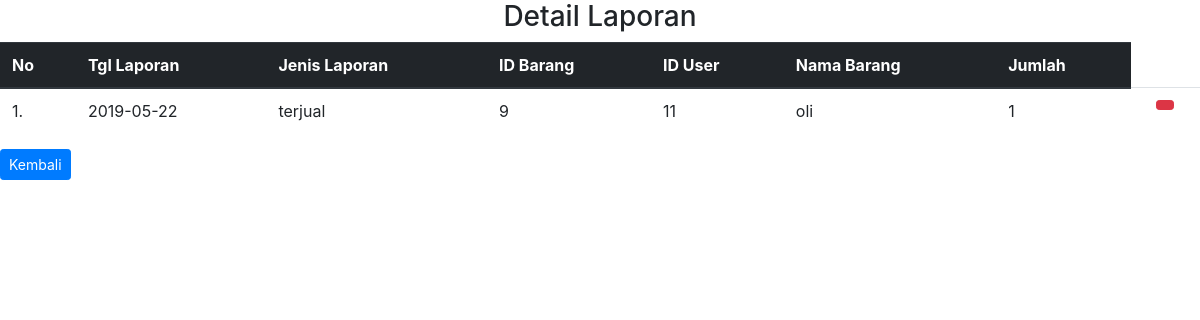
Page /sukucadangmotor/laporan_detail.php?halaman=laporan_detail&id=9 on the committed database.
### tables this page shows
CREATE TABLE `laporan` (
  `tgl_laporan` date NOT NULL,
  `jenis_laporan` varchar(20) NOT NULL,
  `id_barang` int(10) NOT NULL,
  `id_user` varchar(10) NOT NULL,
  `nama_barang` varchar(20) NOT NULL,
  `jumlah` int(20) NOT NULL
);

### sukucadangmotor/laporan_detail.php (the view, shortened to what this page needs)
<?php
include("connection.php");
?>
<link rel="stylesheet" type="text/css" href="css/bootstrap.css">
<h3 align="center">Detail Laporan</h3>
<div class="table-responsive">
<table class="table">
    <thead class="thead-dark">
    <tr>
        <th scope="col">No</th>
        <th scope="col">Tgl Laporan</th>
        <th scope="col">Jenis Laporan</th>
        <th scope="col">ID Barang</th>
        <th scope="col">ID User</th>
        <th scope="col">Nama Barang</th>
        <th scope="col">Jumlah</th>
    </tr>
<?php
    $no=1;
    $query=("SELECT * FROM laporan WHERE id_barang='$_GET[id]'");
    $lihat = mysqli_query($con, $query) or die('Error, query failed. ' . mysqli_error());
    while($r=mysqli_fetch_array($lihat)){
?>
    <tr>
        <td><?php echo $no;?>.</td>
        <td><?php echo $r['tgl_laporan'];?></td>
        <td><?php echo $r['jenis_laporan'];?></td>
        <td><?php echo $r['id_barang'];?></td>
        <td><?php echo $r['id_user'];?></td>
        <td><?php echo $r['nama_barang'];?></td>
        <td><?php echo $r['jumlah'];?></td>
        <td align="center">
            <a  href= "delete_user.php?halaman=user_delete&id_user=<?= $r['id_user'];?>" title="Hapus Data" class="btn btn-danger btn-sm"><span class="glyphicon glyphicon-trash" aria-hidden="true"></span></a>
        </td>
    </tr>
<?php
$no++;
} ?>
</table>
</div>
<a href="input_laporan.php?halaman=user" class="btn btn-sm btn-primary">Kembali</a>

### rows in the picture
laporan: tgl_laporan "2019-05-22", jenis_laporan "terjual", id_barang "9", id_user "11", nama_barang "oli", jumlah "1"
